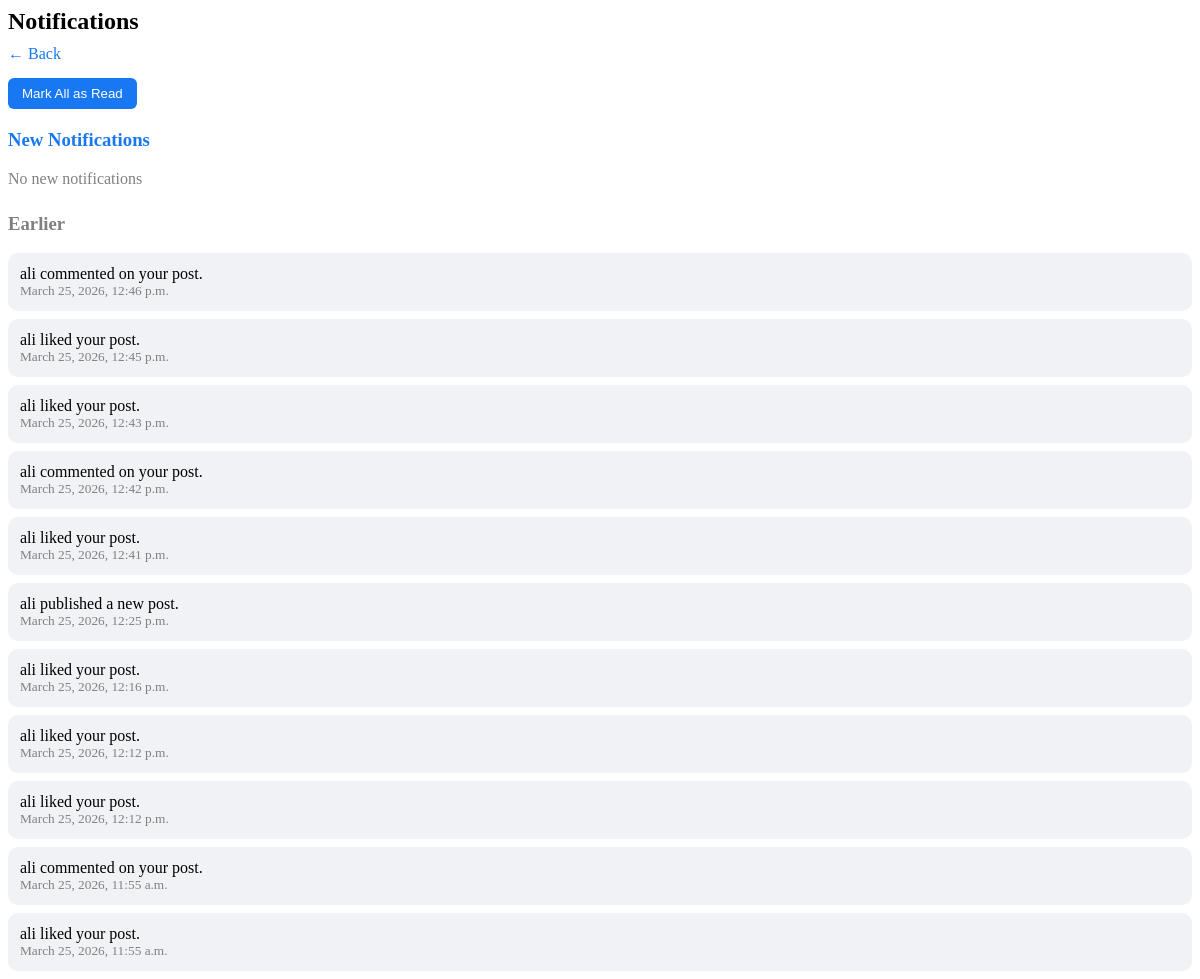
Before: /notifications/ (signed in) with the older database file.
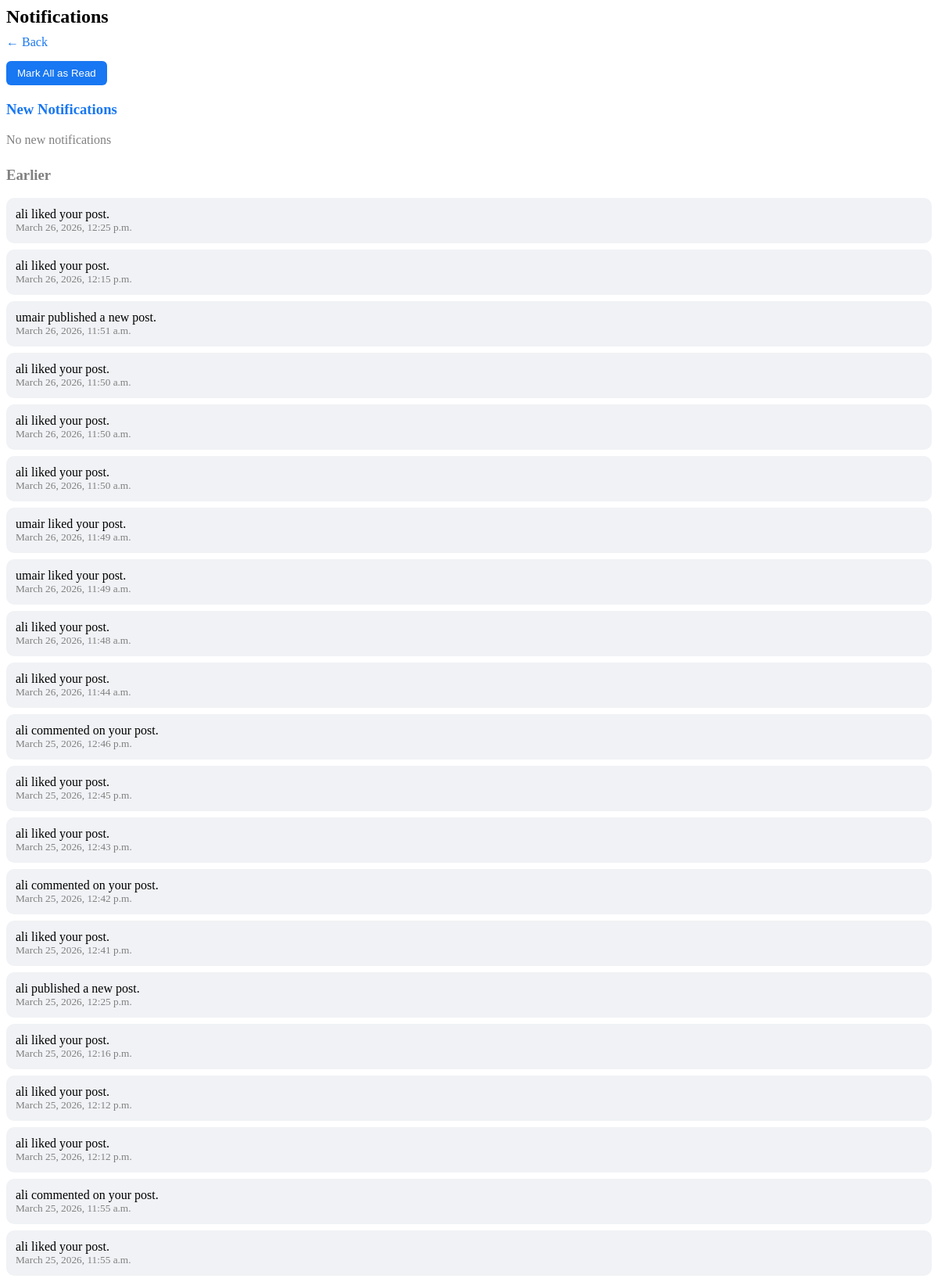
After: the same page with the newer database file.
### blog/models.py (models this page shows, shortened)
class Notification(models.Model):
    user = models.ForeignKey(User, on_delete=models.CASCADE)
    post = models.ForeignKey(Post, on_delete=models.CASCADE, related_name='notifications')
    message = models.TextField()
    is_read = models.BooleanField(default=False)
    created_at = models.DateTimeField(auto_now_add=True)
    sender = models.ForeignKey(User, on_delete=models.CASCADE, related_name='notifications_sent')

### blog/views.py (the view)
# urls.py: path('notifications/', notifications_list, name='notifications_list'),
@login_required
def notifications_list(request):
    new_notifications = Notification.objects.filter(user=request.user, is_read=False).order_by("-created_at")
    old_notifications = Notification.objects.filter(user=request.user, is_read=True).order_by("-created_at")
    return render(request, "notifications/list.html", {"new_notifications": new_notifications,"old_notifications": old_notifications,})

### blog/context_processors.py (called while the page is built)
def notifications_badge(request):
    if request.user.is_authenticated:
        unread_count = Notification.objects.filter(user=request.user, is_read=False).count()
    else:
        unread_count = 0
    return {"unread_notifications_count": unread_count}

### templates/notifications/list.html (shortened to what this page needs)
<h2 style="margin-bottom:10px;">Notifications</h2>
<a href="{% url 'blog:home' %}"
   style="display:inline-block; margin-bottom:15px; text-decoration:none; color:#1877f2; font-weight:500;">
   ← Back
</a>
<form method="post" action="{% url 'blog:mark_all_read' %}" style="margin-bottom:20px;">
    <button type="submit"
        style="background:#1877f2; color:white; border:none; padding:8px 14px; border-radius:6px; cursor:pointer;">
        Mark All as Read
    </button>
</form>
<h3 style="color:#1877f2;">New Notifications</h3>
{% if new_notifications %}
    {% for n in new_notifications %}
        <div style="background:#e7f3ff; border-radius:10px; padding:12px; margin:8px 0; display:flex; justify-content:space-between; align-items:center;">
            <div>
                <p style="margin:0; font-weight:500;">{{ n.message }}</p>
                <small style="color:gray;">{{ n.created_at }}</small>
            </div>
            <form method="post" action="{% url 'blog:mark_read' n.id %}">
                {% csrf_token %}
                <button type="submit"
                    style="background:white; border:1px solid #1877f2; color:#1877f2; padding:6px 10px; border-radius:6px; cursor:pointer;">
                    ✓
                </button>
            </form>
        </div>
    {% endfor %}
{% else %}
    <p style="color:gray;">No new notifications</p>
{% endif %}
<h3 style="margin-top:25px; color:gray;">Earlier</h3>
{% if old_notifications %}
    {% for n in old_notifications %}
        <div style="background:#f0f2f5; border-radius:10px; padding:12px; margin:8px 0;">
            <p style="margin:0;">{{ n.message }}</p>
            <small style="color:gray;">{{ n.created_at }}</small>
        </div>
    {% endfor %}
{% else %}
    <p style="color:gray;">No old notifications</p>
{% endif %}

Changed rows visible on the page:
added Notification: message "ali liked your post.", created_at "March 26, 2026, 12:25 p.m."
added Notification: message "ali liked your post.", created_at "March 26, 2026, 12:15 p.m."
added Notification: message "umair published a new post.", created_at "March 26, 2026, 11:51 a.m."
added Notification: message "ali liked your post.", created_at "March 26, 2026, 11:50 a.m."
added Notification: message "ali liked your post.", created_at "March 26, 2026, 11:50 a.m."
added Notification: message "ali liked your post.", created_at "March 26, 2026, 11:50 a.m."
added Notification: message "umair liked your post.", created_at "March 26, 2026, 11:49 a.m."
added Notification: message "umair liked your post.", created_at "March 26, 2026, 11:49 a.m."
added Notification: message "ali liked your post.", created_at "March 26, 2026, 11:48 a.m."
added Notification: message "ali liked your post.", created_at "March 26, 2026, 11:44 a.m."
